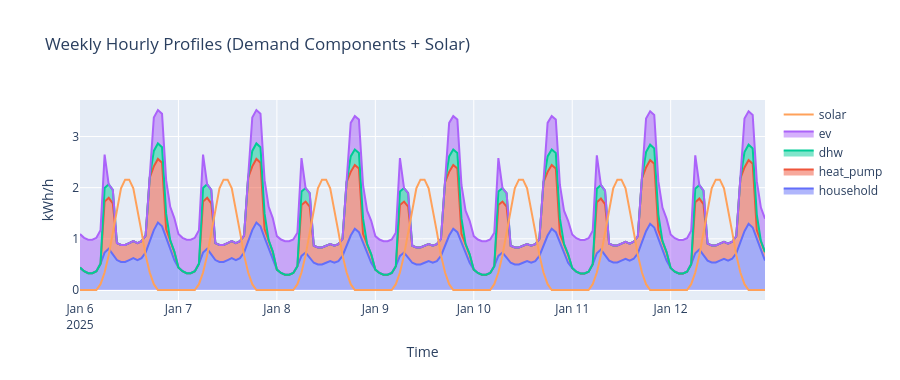

The code cell stored with this chart in its notebook:
### Code cell
view = profiles_week[['household', 'heat_pump', 'dhw', 'ev', 'solar']].copy()
fig = go.Figure()
for col in ['household', 'heat_pump', 'dhw', 'ev']:
    fig.add_trace(go.Scatter(x=view.index, y=view[col], name=col, stackgroup='demand'))
fig.add_trace(go.Scatter(x=view.index, y=view['solar'], name='solar', line=dict(width=2)))
fig.update_layout(title='Weekly Hourly Profiles (Demand Components + Solar)', height=380, xaxis_title='Time', yaxis_title='kWh/h')
fig.show()

daily_totals = profiles_week.resample('D').sum()[['total_demand', 'solar']]
daily_totals

### Figure 1 — Plotly figure (JSON) as saved in the notebook; plotly's stock layout.template omitted (floating-point values rounded to 4 significant figures; data arrays with more than 128 entries replaced by an {"elided": "..."} marker saying what was removed)
{"data": [{"name": "household", "stackgroup": "demand", "type": "scatter", "x": {"elided": "168 str values"}, "y": {"elided": "168 float values"}}, {"name": "heat_pump", "stackgroup": "demand", "type": "scatter", "x": {"elided": "168 str values"}, "y": {"elided": "168 float values"}}, {"name": "dhw", "stackgroup": "demand", "type": "scatter", "x": {"elided": "168 str values"}, "y": {"elided": "168 float values"}}, {"name": "ev", "stackgroup": "demand", "type": "scatter", "x": {"elided": "168 str values"}, "y": {"elided": "168 float values"}}, {"line": {"width": 2}, "name": "solar", "type": "scatter", "x": {"elided": "168 str values"}, "y": {"elided": "168 float values"}}], "layout": {"height": 380, "title": {"text": "Weekly Hourly Profiles (Demand Components + Solar)"}, "xaxis": {"title": {"text": "Time"}}, "yaxis": {"title": {"text": "kWh/h"}}}}
